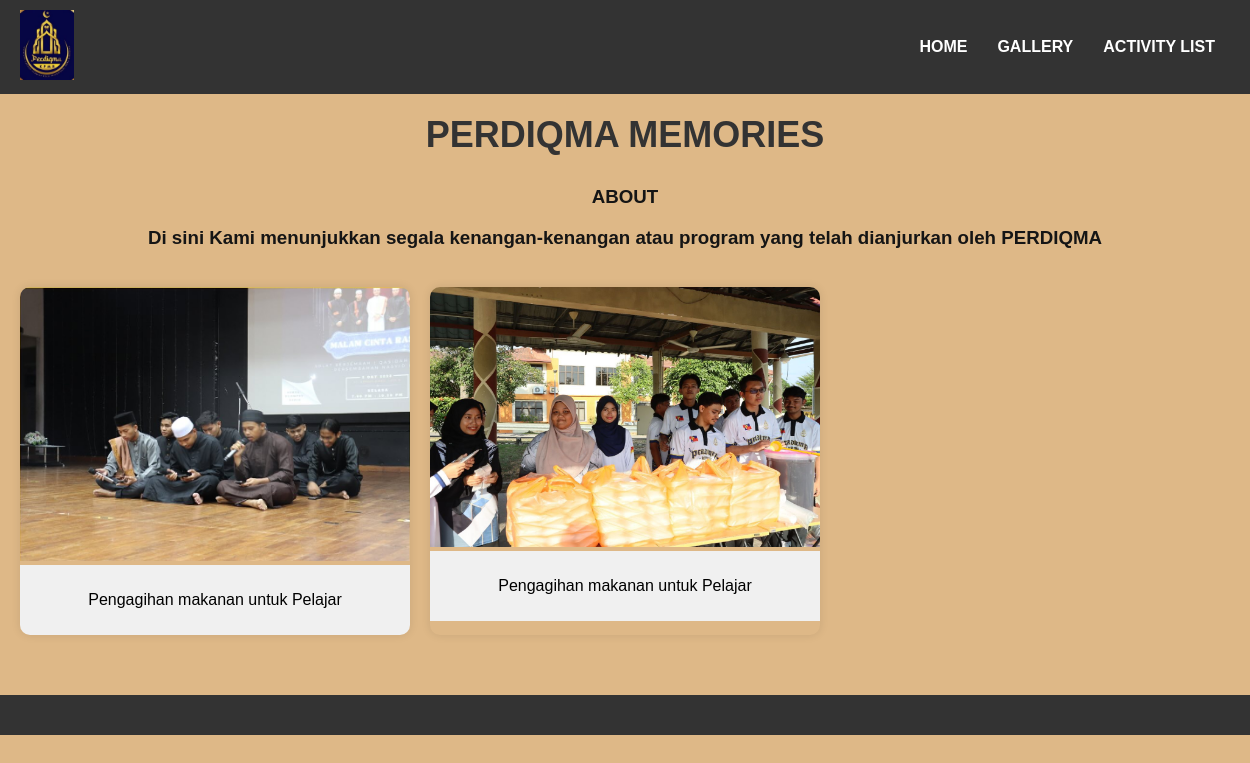
The page /perdiqma/gallery/ on the database its author committed.
### perdiqma_homepage/models.py (models this page shows, shortened)
class GalleryPicture(models.Model):
       image = models.ImageField(upload_to='gallery_pictures/')
       caption = models.CharField(max_length=200)
       uploaded_at = models.DateTimeField(auto_now_add=True)

### perdiqma_homepage/views.py (the view)
# urls.py: path('gallery/', views.gallery, name='gallery'),
def gallery(request):
    pictures = GalleryPicture.objects.all()  # Or use filtering as needed
    context = {
        'pictures': pictures,
    }
    return render(request, 'gallery.html', context)

### perdiqma_homepage/templates/gallery.html (shortened to what this page needs)
<!DOCTYPE html>
<html lang="en">
<head>
</head>
<body>
    <header>
        <div class="logo">
            {% load static %} <img src="{% static 'perdiqma3.jpg' %}" alt="PERDIQMA" class="img-size">
        </div>
        <nav id="nav">
            <span><a href="{% url 'index' %}">HOME</a></span>
            <span><a href="">GALLERY</a></span>
            <span><a href="{% url 'activitylistuser' %}">ACTIVITY LIST</a></span>
        </nav>
    </header>
    <article>
        <h1 class="black-text">PERDIQMA MEMORIES</h1>
        <h3 class="h3-about" id="ABOUT">ABOUT</h3>
        <h3 class="h3-about" id="ABOUT">Di sini Kami menunjukkan segala kenangan-kenangan atau program yang telah dianjurkan oleh PERDIQMA</h3>
        <div class="gallery">
            {% for picture in pictures %}
            <div class="gallery-item">
                <img src="{{ picture.image.url }}" alt="{{ picture.caption }}">
                <div class="caption">
                    <p>{{ picture.caption }}</p>
                </div>
            </div>
            {% endfor %}
        </div>
    </article>
    <footer>
</body>
</html>

### perdiqma_homepage/templates/gallery.html (style rules this page uses)
body { background-color: burlywood; font-size: 16px; overflow-x: hidden; font-family: 'Cabin', sans-serif; margin: 0; padding: 0; }
h1, h2, h3, h4, h5, h6 { font-weight: 700; color: #151515; font-family: 'Quicksand', sans-serif; text-align: center; }
header { background-color: #333; padding: 10px 20px; display: flex; align-items: center; justify-content: space-between; color: #fff; }
.logo img { height: 70px; }
nav { display: flex; align-items: center; }
nav a { color: #fff; text-decoration: none; margin: 0 15px; font-weight: 700; transition: color 0.3s ease; }
h1 { margin-top: 20px; font-size: 36px; text-align: center; color: #333; }
footer { background-color: #333; color: #fff; padding: 20px; text-align: center; position: relative; bottom: 0; width: 100%; margin-top: 40px; }
.gallery { display: grid; grid-template-columns: repeat(auto-fill, minmax(300px, 1fr)); gap: 20px; padding: 20px; }
.gallery-item { border-radius: 10px; overflow: hidden; box-shadow: 0 0 10px rgba(0, 0, 0, 0.1); }
.gallery-item img { width: 100%; height: auto; }
.caption { padding: 10px; background-color: #f0f0f0; text-align: center; }

### rows shown on the page
GalleryPicture: image (picture), caption "Pengagihan makanan untuk Pelajar"
GalleryPicture: image (picture), caption "Pengagihan makanan untuk Pelajar"
